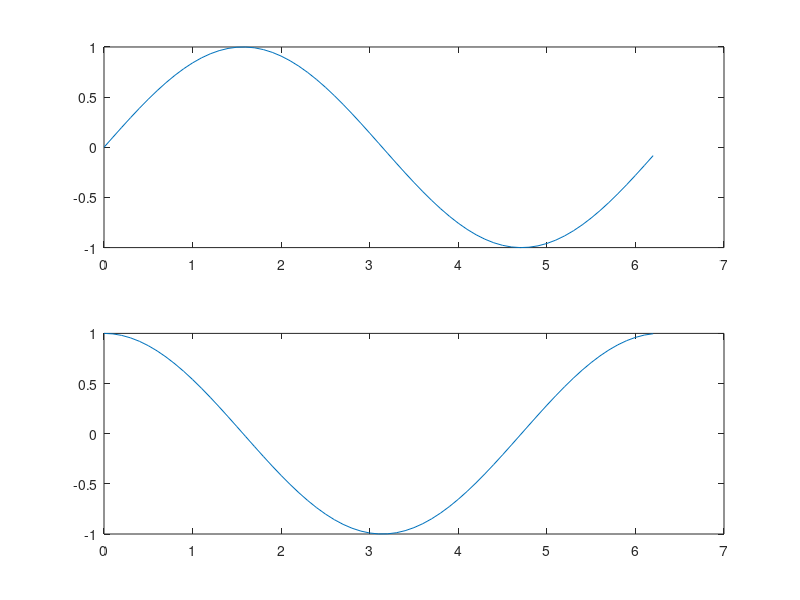

The MATLAB source for this figure:
clc; clear; close all
x = 0:0.1:2*pi;
y1 = sin(x);
y2 = cos(x);

plot(x,y1,'ro','LineWidth',2)
hold on
plot(x,y2,'b*','LineWidth',1)

xlabel('time(s)')
ylabel('amplitude')
title('Sin Function')
grid on
legend('sin(t)','cos(t)')


%%
close all

subplot(2,1,1)
plot(x,y1)


subplot(2,1,2)
plot(x,y2)

%%

for i = 1:60
    y3(i) = sin(x(i));
end